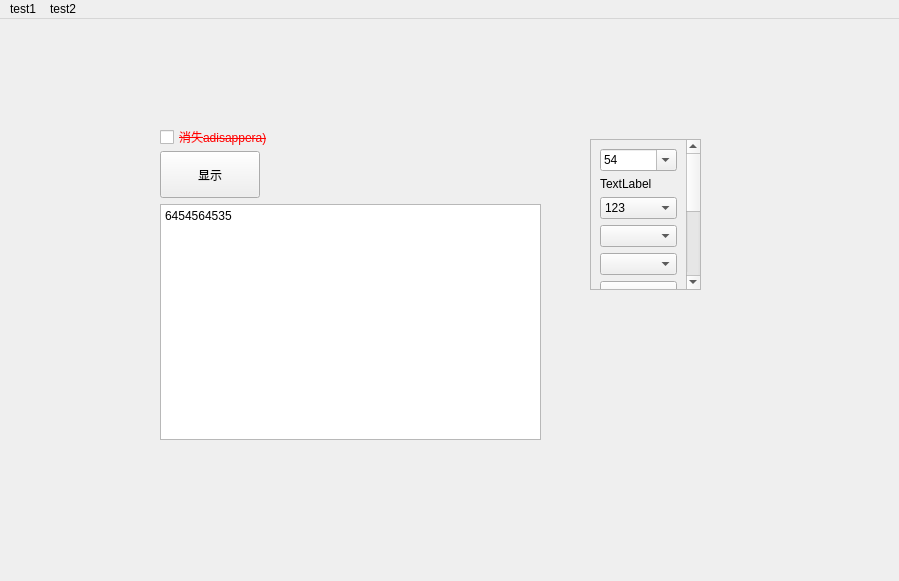
<?xml version="1.0" encoding="UTF-8"?>
<ui version="4.0">
 <class>MainWindow</class>
 <widget class="QMainWindow" name="MainWindow">
  <property name="enabled">
   <bool>true</bool>
  </property>
  <property name="geometry">
   <rect>
    <x>0</x>
    <y>0</y>
    <width>899</width>
    <height>581</height>
   </rect>
  </property>
  <property name="windowTitle">
   <string>test</string>
  </property>
  <property name="toolTip">
   <string>&lt;html&gt;&lt;head/&gt;&lt;body&gt;&lt;p&gt;test&lt;/p&gt;&lt;p&gt;&lt;br/&gt;&lt;/p&gt;&lt;/body&gt;&lt;/html&gt;</string>
  </property>
  <widget class="QWidget" name="centralwidget">
   <widget class="QWidget" name="verticalLayoutWidget">
    <property name="geometry">
     <rect>
      <x>160</x>
      <y>110</y>
      <width>381</width>
      <height>311</height>
     </rect>
    </property>
    <layout class="QVBoxLayout" name="verticalLayout">
     <item>
      <widget class="QCheckBox" name="checkBox">
       <property name="sizePolicy">
        <sizepolicy hsizetype="Minimum" vsizetype="Expanding">
         <horstretch>0</horstretch>
         <verstretch>1</verstretch>
        </sizepolicy>
       </property>
       <property name="minimumSize">
        <size>
         <width>269</width>
         <height>0</height>
        </size>
       </property>
       <property name="maximumSize">
        <size>
         <width>269</width>
         <height>16</height>
        </size>
       </property>
       <property name="styleSheet">
        <string notr="true">color: rgb(255, 0, 0);
font: 75 italic 12pt &quot;Times New Roman&quot;;
text-decoration: line-through;</string>
       </property>
       <property name="text">
        <string>消失adisappera)</string>
       </property>
      </widget>
     </item>
     <item>
      <widget class="QPushButton" name="pushButton">
       <property name="enabled">
        <bool>true</bool>
       </property>
       <property name="sizePolicy">
        <sizepolicy hsizetype="Minimum" vsizetype="Expanding">
         <horstretch>0</horstretch>
         <verstretch>1</verstretch>
        </sizepolicy>
       </property>
       <property name="maximumSize">
        <size>
         <width>100</width>
         <height>16777215</height>
        </size>
       </property>
       <property name="cursor">
        <cursorShape>UpArrowCursor</cursorShape>
       </property>
       <property name="focusPolicy">
        <enum>Qt::NoFocus</enum>
       </property>
       <property name="text">
        <string>显示</string>
       </property>
       <property name="iconSize">
        <size>
         <width>16</width>
         <height>16</height>
        </size>
       </property>
       <property name="checkable">
        <bool>false</bool>
       </property>
       <property name="checked">
        <bool>false</bool>
       </property>
       <property name="autoRepeat">
        <bool>false</bool>
       </property>
       <property name="autoDefault">
        <bool>true</bool>
       </property>
      </widget>
     </item>
     <item>
      <widget class="QTextEdit" name="textEdit">
       <property name="sizePolicy">
        <sizepolicy hsizetype="Expanding" vsizetype="Expanding">
         <horstretch>0</horstretch>
         <verstretch>5</verstretch>
        </sizepolicy>
       </property>
       <property name="html">
        <string>&lt;!DOCTYPE HTML PUBLIC &quot;-//W3C//DTD HTML 4.0//EN&quot; &quot;http://www.w3.org/TR/REC-html40/strict.dtd&quot;&gt;
&lt;html&gt;&lt;head&gt;&lt;meta name=&quot;qrichtext&quot; content=&quot;1&quot; /&gt;&lt;style type=&quot;text/css&quot;&gt;
p, li { white-space: pre-wrap; }
&lt;/style&gt;&lt;/head&gt;&lt;body style=&quot; font-family:'SimSun'; font-size:9pt; font-weight:400; font-style:normal;&quot;&gt;
&lt;p style=&quot; margin-top:0px; margin-bottom:0px; margin-left:0px; margin-right:0px; -qt-block-indent:0; text-indent:0px;&quot;&gt;6454564535&lt;/p&gt;&lt;/body&gt;&lt;/html&gt;</string>
       </property>
      </widget>
     </item>
    </layout>
   </widget>
   <widget class="QScrollArea" name="scrollArea">
    <property name="geometry">
     <rect>
      <x>590</x>
      <y>120</y>
      <width>111</width>
      <height>151</height>
     </rect>
    </property>
    <property name="widgetResizable">
     <bool>true</bool>
    </property>
    <widget class="QWidget" name="scrollAreaWidgetContents">
     <property name="geometry">
      <rect>
       <x>0</x>
       <y>0</y>
       <width>92</width>
       <height>290</height>
      </rect>
     </property>
     <layout class="QVBoxLayout" name="verticalLayout_2">
      <item>
       <widget class="QComboBox" name="comboBox">
        <property name="editable">
         <bool>true</bool>
        </property>
        <property name="currentText">
         <string>54</string>
        </property>
        <property name="currentIndex">
         <number>0</number>
        </property>
        <property name="insertPolicy">
         <enum>QComboBox::InsertAtBottom</enum>
        </property>
        <property name="minimumContentsLength">
         <number>0</number>
        </property>
        <property name="placeholderText">
         <string/>
        </property>
        <property name="duplicatesEnabled">
         <bool>false</bool>
        </property>
        <property name="modelColumn">
         <number>0</number>
        </property>
        <item>
         <property name="text">
          <string>54</string>
         </property>
        </item>
        <item>
         <property name="text">
          <string>45</string>
         </property>
        </item>
        <item>
         <property name="text">
          <string>123</string>
         </property>
        </item>
        <item>
         <property name="text">
          <string>新建项目</string>
         </property>
        </item>
        <item>
         <property name="text">
          <string>353</string>
         </property>
        </item>
       </widget>
      </item>
      <item>
       <widget class="QLabel" name="label">
        <property name="text">
         <string>TextLabel</string>
        </property>
       </widget>
      </item>
      <item>
       <widget class="QComboBox" name="comboBox_2">
        <item>
         <property name="text">
          <string>123</string>
         </property>
        </item>
        <item>
         <property name="text">
          <string>12</string>
         </property>
        </item>
        <item>
         <property name="text">
          <string>3</string>
         </property>
        </item>
        <item>
         <property name="text">
          <string>123</string>
         </property>
        </item>
        <item>
         <property name="text">
          <string>0.</string>
         </property>
        </item>
        <item>
         <property name="text">
          <string>新建项目</string>
         </property>
        </item>
        <item>
         <property name="text">
          <string>新建项目</string>
         </property>
        </item>
       </widget>
      </item>
      <item>
       <widget class="QComboBox" name="comboBox_3"/>
      </item>
      <item>
       <widget class="QComboBox" name="comboBox_4"/>
      </item>
      <item>
       <widget class="QComboBox" name="comboBox_6"/>
      </item>
      <item>
       <widget class="QComboBox" name="comboBox_5"/>
      </item>
      <item>
       <widget class="QComboBox" name="comboBox_7"/>
      </item>
      <item>
       <widget class="QComboBox" name="comboBox_9"/>
      </item>
      <item>
       <widget class="QComboBox" name="comboBox_8"/>
      </item>
      <item>
       <widget class="QComboBox" name="comboBox_10"/>
      </item>
     </layout>
    </widget>
   </widget>
  </widget>
  <widget class="QMenuBar" name="menubar">
   <property name="geometry">
    <rect>
     <x>0</x>
     <y>0</y>
     <width>899</width>
     <height>23</height>
    </rect>
   </property>
   <widget class="QMenu" name="menutest1">
    <property name="title">
     <string>test1</string>
    </property>
    <widget class="QMenu" name="menu1">
     <property name="title">
      <string>1</string>
     </property>
     <addaction name="action11"/>
     <addaction name="action22"/>
    </widget>
    <addaction name="menu1"/>
    <addaction name="action2"/>
    <addaction name="separator"/>
    <addaction name="action3"/>
    <addaction name="action4"/>
   </widget>
   <widget class="QMenu" name="menutest2">
    <property name="title">
     <string>test2</string>
    </property>
    <addaction name="actiona"/>
    <addaction name="actionb"/>
    <addaction name="actionv"/>
    <addaction name="actiond"/>
   </widget>
   <addaction name="menutest1"/>
   <addaction name="menutest2"/>
  </widget>
  <action name="action2">
   <property name="text">
    <string>2</string>
   </property>
  </action>
  <action name="action3">
   <property name="text">
    <string>3</string>
   </property>
  </action>
  <action name="action4">
   <property name="text">
    <string>4</string>
   </property>
  </action>
  <action name="action11">
   <property name="text">
    <string>11</string>
   </property>
  </action>
  <action name="action22">
   <property name="text">
    <string>22</string>
   </property>
  </action>
  <action name="actiona">
   <property name="text">
    <string>a</string>
   </property>
  </action>
  <action name="actionb">
   <property name="text">
    <string>b</string>
   </property>
  </action>
  <action name="actionv">
   <property name="text">
    <string>c</string>
   </property>
  </action>
  <action name="actiond">
   <property name="text">
    <string>d</string>
   </property>
  </action>
 </widget>
 <resources/>
 <connections/>
</ui>
